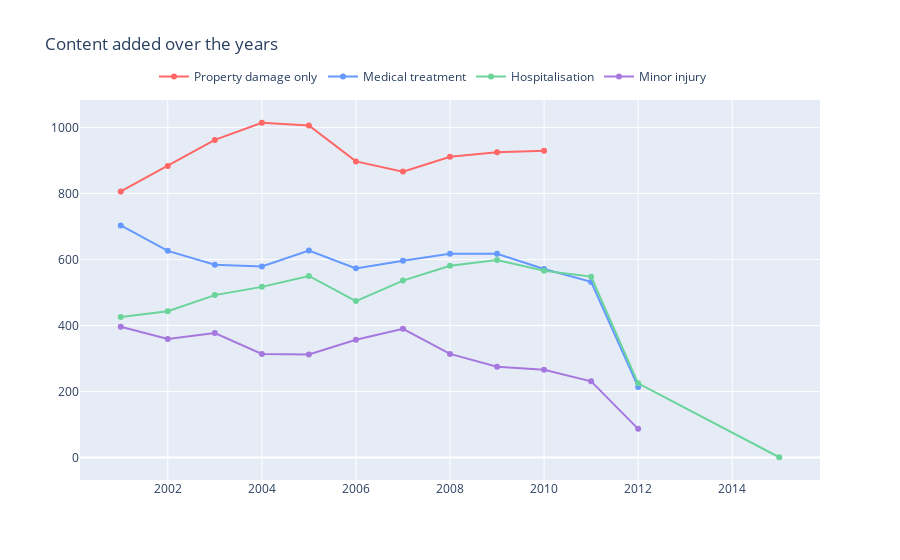

Notebook cell for this chart:
### Markdown cell above
### สรุปผล
ระดับความรุนแรงในการเกิดอุบัติเหตุส่วนใหญ่เป็นประเภท Property damage only คิดเป็นร้อยละ 35.4%

### Code cell
d1 = roaddata[roaddata["Crash_Severity"] == "Property damage only"]
d2 = roaddata[roaddata["Crash_Severity"] == "Medical treatment"]
d3 = roaddata[roaddata["Crash_Severity"] == "Hospitalisation"]
d4 = roaddata[roaddata["Crash_Severity"] == "Minor injury"]

col = "Crash_Year"

vc1 = d1[col].value_counts().reset_index()
vc1 = vc1.rename(columns = {col : "count", "index" : col})
vc1['percent'] = vc1['count'].apply(lambda x : 100*x/sum(vc1['count']))
vc1 = vc1.sort_values(col)

vc2 = d2[col].value_counts().reset_index()
vc2 = vc2.rename(columns = {col : "count", "index" : col})
vc2['percent'] = vc2['count'].apply(lambda x : 100*x/sum(vc2['count']))
vc2 = vc2.sort_values(col)

vc3 = d3[col].value_counts().reset_index()
vc3 = vc3.rename(columns = {col : "count", "index" : col})
vc3['percent'] = vc3['count'].apply(lambda x : 100*x/sum(vc3['count']))
vc3 = vc3.sort_values(col)

vc4 = d4[col].value_counts().reset_index()
vc4 = vc4.rename(columns = {col : "count", "index" : col})
vc4['percent'] = vc4['count'].apply(lambda x : 100*x/sum(vc4['count']))
vc4 = vc4.sort_values(col)


trace1 = go.Scatter(x=vc1[col], y=vc1["count"], name="Property damage only", marker=dict(color="#ff6666"))
trace2 = go.Scatter(x=vc2[col], y=vc2["count"], name="Medical treatment", marker=dict(color="#6699ff"))
trace3 = go.Scatter(x=vc3[col], y=vc3["count"], name="Hospitalisation", marker=dict(color="#6ad49b"))
trace4 = go.Scatter(x=vc4[col], y=vc4["count"], name="Minor injury", marker=dict(color="#a678de"))
data = [trace1, trace2, trace3,trace4]
layout = go.Layout(title="Content added over the years", legend=dict(x=0.1, y=1.1, orientation="h"))
fig = go.Figure(data, layout=layout)
fig.show()

### Figure 1 — Plotly figure (JSON) as saved in the notebook; plotly's stock layout.template omitted (floating-point values rounded to 4 significant figures)
{"data": [{"marker": {"color": "#ff6666"}, "name": "Property damage only", "type": "scatter", "x": [2001, 2002, 2003, 2004, 2005, 2006, 2007, 2008, 2009, 2010], "y": [806, 883, 962, 1014, 1006, 897, 866, 911, 925, 929]}, {"marker": {"color": "#6699ff"}, "name": "Medical treatment", "type": "scatter", "x": [2001, 2002, 2003, 2004, 2005, 2006, 2007, 2008, 2009, 2010, 2011, 2012], "y": [703, 626, 584, 579, 627, 573, 596, 617, 617, 571, 532, 214]}, {"marker": {"color": "#6ad49b"}, "name": "Hospitalisation", "type": "scatter", "x": [2001, 2002, 2003, 2004, 2005, 2006, 2007, 2008, 2009, 2010, 2011, 2012, 2015], "y": [426, 443, 492, 517, 550, 474, 536, 581, 598, 566, 548, 225, 1]}, {"marker": {"color": "#a678de"}, "name": "Minor injury", "type": "scatter", "x": [2001, 2002, 2003, 2004, 2005, 2006, 2007, 2008, 2009, 2010, 2011, 2012], "y": [396, 359, 377, 314, 312, 357, 390, 314, 275, 266, 231, 87]}], "layout": {"legend": {"orientation": "h", "x": 0.1, "y": 1.1}, "title": {"text": "Content added over the years"}}}
